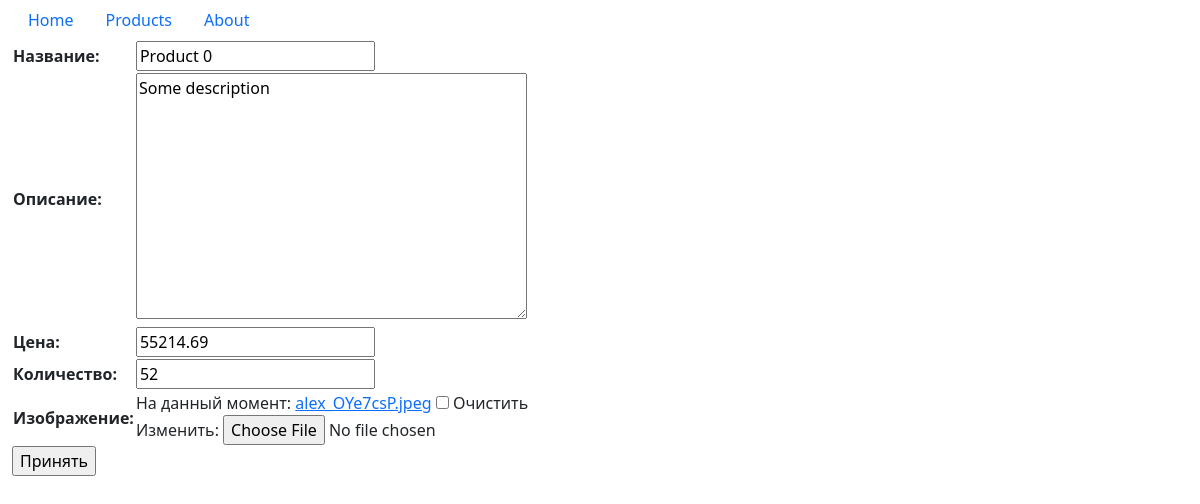
The app's page /change_product/1/ with its own data.
### myapp/models.py (models this page shows)
class Product(models.Model):
    name = models.CharField(max_length=100)
    description = models.TextField()
    price = models.DecimalField(max_digits=10, decimal_places=2)
    amount = models.IntegerField()
    image = models.ImageField(null=True)
    added_at = models.DateField(auto_now=True)

### myapp/views.py (the view)
# urls.py: path('change_product/<int:product_id>/', views.change_product, name='change_product'),
def change_product(request, product_id):
    product = models.Product.objects.filter(pk=product_id).first()
    form = forms.ProductForm(request.POST, request.FILES)
    if request.method == 'POST' and form.is_valid():
        image = form.cleaned_data['image']
        if isinstance(image, bool):
            image = None
        if image is not None:
            fs = FileSystemStorage()
            fs.save(image.name, image)
        product.name = form.cleaned_data['name']
        product.description = form.cleaned_data['description']
        product.price = form.cleaned_data['price']
        product.amount = form.cleaned_data['amount']
        product.image = image
        product.save()
        return redirect('products')
    else:
        form = forms.ProductForm(initial={'name': product.name, 'description': product.description,
                                          'price': product.price, 'amount': product.amount, 'image': product.image})
    return render(request, 'change_product.html', {'form': form})

### myapp/forms.py
class ProductForm(forms.Form):
    name = forms.CharField(label='Название', max_length=100)
    description = forms.CharField(label='Описание', widget=forms.Textarea)
    price = forms.DecimalField(label='Цена', max_digits=10, decimal_places=2)
    amount = forms.IntegerField(label='Количество')
    image = forms.ImageField(label='Изображение', required=False)

### myapp/templates/change_product.html (shortened to what this page needs)
{% extends 'base.html' %}
{% block content %}
<form method="post" enctype="multipart/form-data">
    <table>{{ form.as_table }}</table>
    <input type="submit" value="Принять">
</form>
{% endblock %}

### records on screen
Product: name "Product 0", description "Some description", price "55214.69", amount "52"
